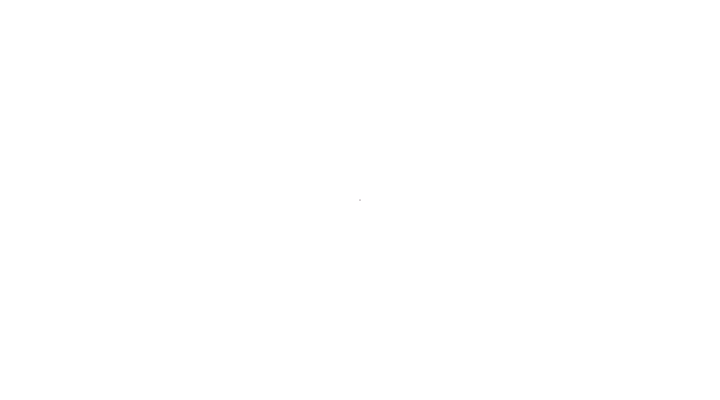
Frame 1 (no input)
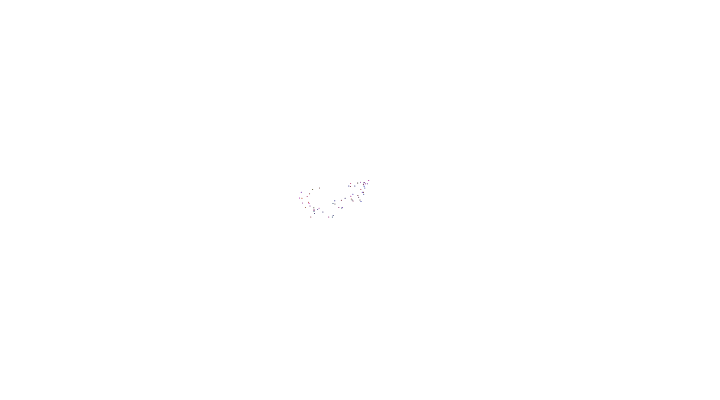
Frame 60 (no input)
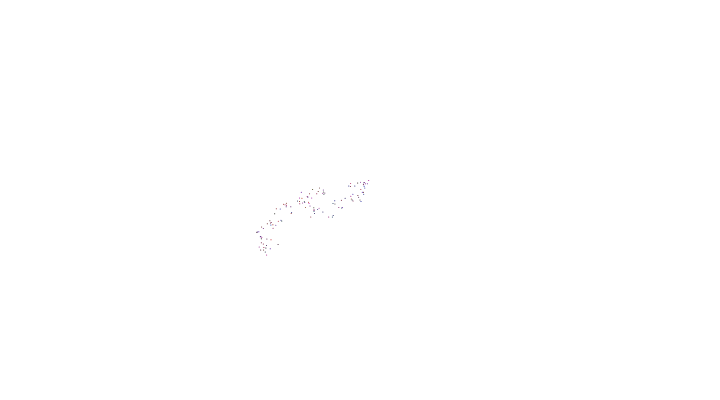
Frame 120 (the mouse pressed at the canvas centre since frame 60)

The p5.js sketch that drew these frames (run headless with seeded random() and noise() and a simulated clock; from frame 60 on, the mouse is pressed at the canvas centre):

// p5.js sketch
// ── sketch.js

class Walker {
  constructor() {
    this.x = width/2;
    this.y = height/2;
    this.color = [
      random(255),
      random(255),
      random(255)
    ]
  }

  //Adds a value
  updateColor() {
    this.color[Math.floor(random(1, 4))] += random(-5, 5);
  }

  draw() {
    strokeWeight(1);
    stroke(random(this.color[0]), random(this.color[1] ), random(this.color[2]));
    point(this.x, this.y);

    this.updateColor();
  }

  step() {
    let stepsize = this.getStepSize();

    let stepx = random(-stepsize,stepsize);
    let stepy = random(-stepsize,stepsize);

    this.x += stepx;
    this.y += stepy;
    //Bound
    this.y = constrain(this.y, 0, height - 1);
    this.x = constrain(this.x, 0, width - 1);
  }

  getStepSize() {
    while (true) {
      // Pick a random value.
      let r1 = random(0, 10);
      // Assign a probability.
      let probability = r1*r1;
      // Pick a second random value.
      let r2 = random(0, 10);

      //Does it qualify?  If so, we’re done!
      if (r2 < probability) {
        return r1;
      }
    }
  }
}

let walker;

function setup() {
  createCanvas(720, 400);
  background(255);

  walker = new Walker();

}


function draw() {
  walker.draw();
  walker.step();
}
